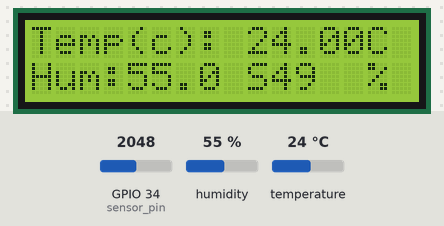
The sketch below on a simulated ESP32. Shown: 16×2 character LCD. Inputs (shaded band) come from the test bench; at power-on: humidity 55 %, GPIO 34 (sensor_pin) = 2048, temperature 24 °C. WiFi joins after 1.5 s; servers stay silent unless stated; what the sketch prints to the serial monitor is not drawn.

Above: at 5.7 s.
5.8 s: humidity set to 22 %
At 8.9 s:
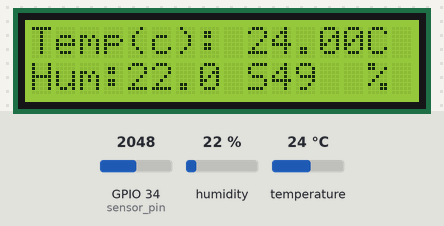
10.0 s: GPIO 34 (sensor_pin) set to 2866
At 15.7 s:
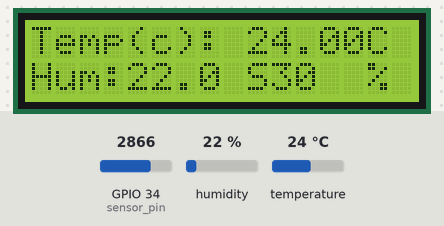
16.7 s: temperature set to 12 °C
At 19.1 s:
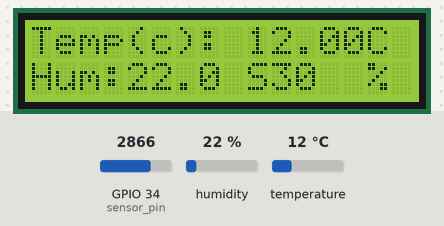
20.0 s: GPIO 34 (sensor_pin) set to 3603
At 25.8 s:
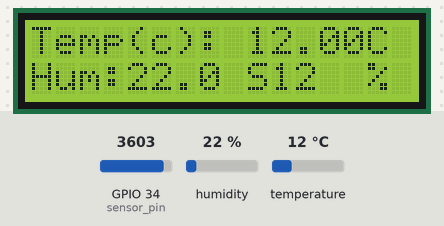
26.8 s: humidity set to 40 %
At 29.2 s:
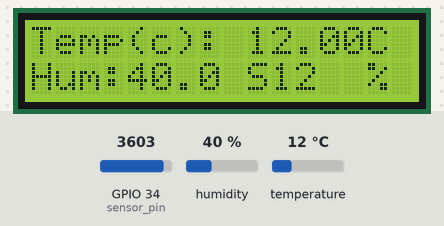
30.1 s: temperature set to 19 °C
At 32.6 s:
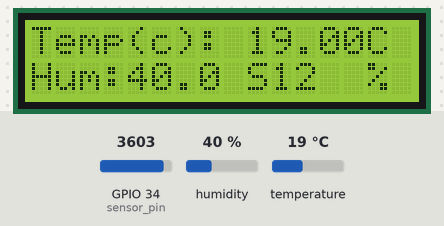
Timing chart, 0 to 34.1 s (numbered marks = the images above; inputs shaded):
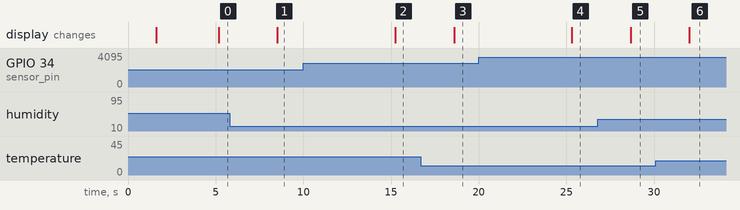

Measured:
- after the input at 5.8 s, the display: changes after 2.7 s (image 1)
- after the input at 10.0 s, the display: changes after 5.2 s (image 2)
- after the input at 16.7 s, the display: changes after 1.9 s (image 3)
- after the input at 20.0 s, the display: changes after 5.3 s (image 4)
- after the input at 26.8 s, the display: changes after 1.9 s (image 5)
- after the input at 30.1 s, the display: changes after 1.9 s (image 6)

The sketch:

FarmIoT.ino
```cpp
//------style guard ----

#include <Wire.h>
#include <LiquidCrystal_I2C.h>

//set the lcd number of columns and rows
int lcdColumns = 16;
int lcdRows = 2;

// soil nutrients
#define RE 33
#define DE 32

#define RXD2 16
#define TXD2 17

const byte ec[] = {0x01, 0x03, 0x00, 0x15, 0x00, 0x01, 0x95, 0xCE};
const byte salinity[] = {0x01, 0x03, 0x00, 0x14, 0x00, 0x01, 0xC4, 0x0E};
byte values[8];


// set LCD address, number of columns and rows
// if you don't know your display address, run an I2C scanner sketch
LiquidCrystal_I2C lcd(0x27, lcdColumns, lcdRows);

#ifdef __cplusplus

extern "C" {

#endif

uint8_t temprature_sens_read();

#ifdef __cplusplus

}

#endif

uint8_t temprature_sens_read();

// ------header files----

#include <WiFi.h>

#include "DHT.h"

#include "ThingSpeak.h"

//-----netwrok credentials

char* ssid = "levon"; //enter SSID

char* passphrase = "levonubuntu2.."; // enter the password

WiFiServer server(80);

WiFiClient client;

//-----ThingSpeak channel details

unsigned long myChannelNumber = 3;

const char * myWriteAPIKey = "G2OHCSOWH6SR4S3E";

//----- Timer variables

unsigned long lastTime = 0;

unsigned long timerDelay = 500;

//----DHT declarations

#define DHTPIN 4 // Digital pin connected to the DHT sensor

#define DHTTYPE DHT11 // DHT 11

// Initializing the DHT11 sensor.

DHT dht(DHTPIN, DHTTYPE);

// soil moisture sensor
int _moisture, sensor_analog;
const int sensor_pin = 34;  /* Soil moisture sensor O/P pin */


void setup() {
  // initialize LCD
  lcd.init();
  // turn on LCD backlight
  lcd.backlight();

  lcd.setCursor(0, 0);

  Serial.begin(115200); //Initialize serial

  //Serial.print("Connecting to ");
  lcd.print("Connecting to ");

  //Serial.println(ssid);

  WiFi.begin(ssid, passphrase);

  while (WiFi.status() != WL_CONNECTED) {

    delay(500);

    //Serial.print(".");

  }

  // Print local IP address and start web server
  lcd.clear();

  //Serial.println("");

  //Serial.println("WiFi connected.");
  lcd.print("WiFi connected!");
  lcd.clear();
  Serial.println("IP address: ");
  Serial.println(WiFi.localIP());
  lcd.setCursor(0, 1);
  lcd.print(WiFi.localIP());
  delay(1000);

  server.begin();

  //----nitialize dht11

  dht.begin();

  ThingSpeak.begin(client); // Initialize ThingSpeak

  Serial2.begin(115200, SERIAL_8N1, RXD2, TXD2);
  Serial.println("Serial Txd is on pin: "+String(TX));
  Serial.println("Serial Rxd is on pin: "+String(RX));

  //mod.begin(9600);
  pinMode(RE, OUTPUT);
  pinMode(DE, OUTPUT);

}

void loop() {
  lcd.setCursor(0, 0);
  sensor_analog = analogRead(sensor_pin);
  _moisture = ( 100 - ( (sensor_analog / 4095.00) * 100 ) );

  //Serial.print("Moisture = ");
  //Serial.print(_moisture);  /* Print Temperature on the serial window */
  //Serial.println("%");

  if ((millis() - lastTime) > timerDelay)

  {

    delay(2500);

    // Reading temperature or humidity takes about 250 milliseconds!

    float h = dht.readHumidity();

    // Read temperature as Celsius (the default)

    float t = dht.readTemperature();

    float f = dht.readTemperature(true);

    if (isnan(h) || isnan(t) || isnan(f)) {

      Serial.println(F("Failed to read from DHT sensor!"));

      return;

    }

    Serial.print("Temperature (ºC): ");
    lcd.print("Temp(c):");


    Serial.print(t);
    lcd.setCursor(9, 0);
    lcd.print(t);
    lcd.setCursor(14, 0);
    lcd.print("C");

    lcd.setCursor(0, 1);
    Serial.println("ºC");

    Serial.print("Humidity");
    lcd.print("Hum:");

    Serial.println(h);
    lcd.setCursor(4, 1);
    lcd.print(h, 1);

    lcd.setCursor(8, 1);
    lcd.print(" S:");
    lcd.setCursor(10, 1);
    lcd.print(_moisture);
    lcd.setCursor(14, 1);
    lcd.print("%");
    //lcd.clear();
    ThingSpeak.setField(4, h);

    ThingSpeak.setField(1, t);

    ThingSpeak.setField(3, _moisture);
    //ThingSpeak.setField(4, _moisture);

    // Write to ThingSpeak. There are up to 8 fields in a channel, allowing you to store up to 8 different

    // pieces of information in a channel. Here, we write to field 1.

    int x = ThingSpeak.writeFields(myChannelNumber,

                                   myWriteAPIKey);

    if (x == 200) {

      Serial.println("Channel update successful.");

    }

    else {

      Serial.println("Problem updating channel. HTTP error code " + String(x));

    }

    lastTime = millis();

  }

}
```
